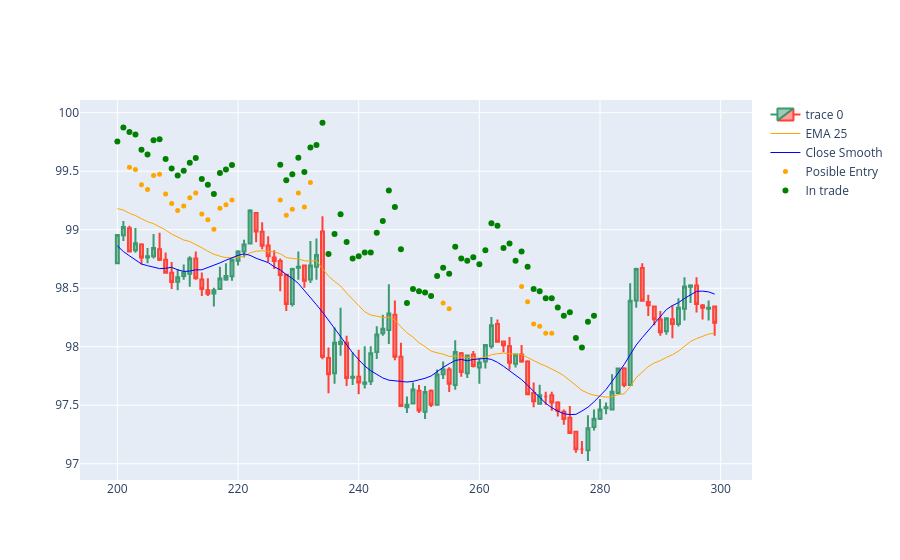

Notebook cell for this chart:
### Code cell
import plotly.io as pio
import plotly.graph_objects as go  

dfpl = result[200:300]

fig = go.Figure(
    data=[
        go.Candlestick(
            x=dfpl['index'], 
            open=dfpl['open'],
            high=dfpl['high'],
            low=dfpl['low'],
            close=dfpl['close']),
        go.Scatter(
            x=dfpl['index'], 
            y=dfpl['ema25'],
            line=dict(color='orange', width=1), 
            name="EMA 25"),
        go.Scatter(
            x=dfpl['index'], 
            y=dfpl['close_smooth'],
            line=dict(color='blue', width=1), 
            name="Close Smooth")
    ]
)

#fig.add_scatter(x=dfpl['index'], y=dfpl['squezzeArea'], mode="markers", marker=dict(size=5, color="red"), name="Squeez")
#fig.add_scatter(x=dfpl['index'], y=dfpl['squeezeCloseToEmaArea'], mode="markers", marker=dict(size=5, color="orange"), name="Important area")
fig.add_scatter(x=dfpl['index'], y=dfpl['posibleEntry'], mode="markers", marker=dict(size=5, color="orange"), name="Posible Entry")
fig.add_scatter(x=dfpl['index'], y=dfpl['positionArea'], mode="markers", marker=dict(size=6, color="green"), name="In trade")

fig.update_layout(xaxis_rangeslider_visible=False)
fig.show()
